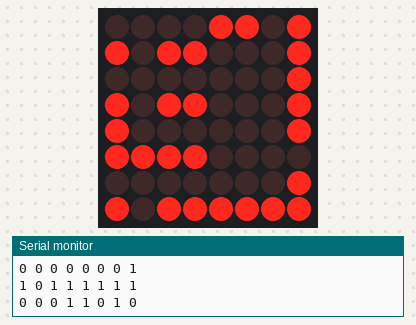
A sketch run on a simulated Arduino Uno, built with avr-gcc and run on an emulated ATmega328P. On the bench: 8×8 LED matrix, the last lines printed to the serial monitor. Random numbers use the default seed unless the sketch sets one.

Above: at 0.18 s.
At 2.6 s:
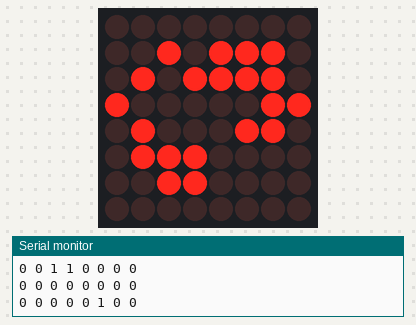
At 5.03 s:
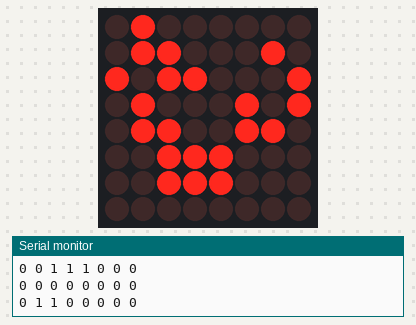
At 10.05 s:
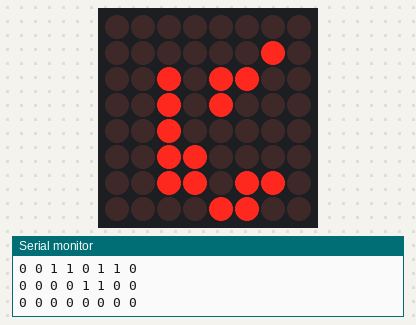
At 19.91 s:
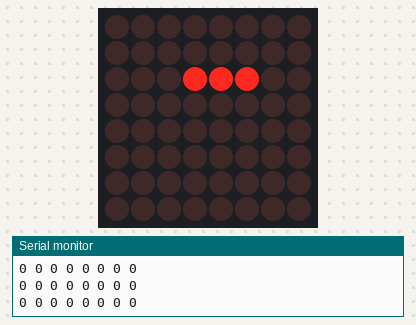
At 39.8 s:
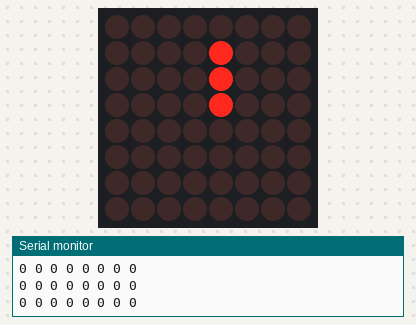

The sketch:

matrixOfLife.ino
```cpp
#include "LedControl.h"
LedControl lc = LedControl(10, 8, 9, 1);

int w = 8;
boolean world[8][8];
int delaytime = 10;
int deathDelay = 2000;
int stasisDelay = 8000;

boolean dead = false;
boolean stasis = false;

void setup() {
  Serial.begin(9600);
  randomSeed(analogRead(0));

  lc.shutdown(0, false);
  lc.setIntensity(0, 0.1);
  lc.clearDisplay(0);

  initialize();
}

void loop() {
  if (dead) {
    delay(deathDelay);
    initialize();
  } else if (stasis) {
    delay(stasisDelay);
    initialize();
  } else {
    generate();
  }

  printWorld();
  show();

  delay(delaytime);
}

void initialize() {
  for (int x = 0; x < w; x++) {
    for (int y = 0; y < w; y++) {
      world[x][y] = random(2);
    }
  }
  dead = false;
  stasis = false;
}

void generate() {
  boolean newWorld[8][8];
  int stasisCount = 0;
  int liveDots = 0;
  for (int x = 0; x < w; x++) {
    for (int y = 0; y < w; y++) {
      int neighbors = 0;
      for (int i = -1; i <= 1; i++) {
        for (int j = -1; j <= 1; j++) {
          int xIndex = x + i;
          int yIndex = y + j;
          if (xIndex >= 0 && xIndex < w && yIndex >= 0 && yIndex < w) {
            neighbors += world[x + i][y + j];
          }
        }
      }

      neighbors -= world[x][y];

      if ((world[x][y] == 1) && (neighbors <  2)) {
        newWorld[x][y] = 0;           // Loneliness
      } else if ((world[x][y] == 1) && (neighbors >  3)) {
        newWorld[x][y] = 0;           // Overpopulation
      } else if ((world[x][y] == 0) && (neighbors == 3)) {
        newWorld[x][y] = 1;           // Reproduction
      } else {
        newWorld[x][y] = world[x][y];  // Stasis
        stasisCount++;
      }

      liveDots += world[x][y];
    }
  }

  dead = (liveDots == 0);
  stasis = (stasisCount == 64);

  for (int x = 0; x < w; x++) {
    for (int y = 0; y < w; y++) {
      world[x][y] = newWorld[x][y];
    }
  }
}

void show() {
  lc.clearDisplay(0);

  for (int x = 0; x < w; x++) {
    for (int y = 0; y < w; y++) {
      lc.setLed(0, x, y, world[x][y]);
    }
  }
}

void printWorld() {
  for (int x = 0; x < w; x++) {
    for (int y = 0; y < w; y++) {
      Serial.print(world[x][y]);
      Serial.print(" ");
    }
    Serial.println();
  }
  Serial.println();
}
```
